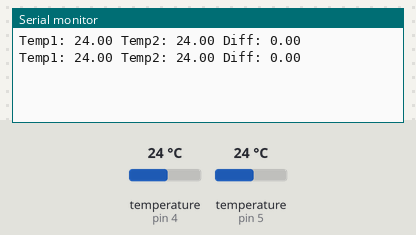
Simulated run of this sketch. Board: Arduino Uno, built with avr-gcc and run on an emulated ATmega328P. Parts: the last lines printed to the serial monitor. The inputs (shaded band) are chosen by the test bench; at power-on: temperature (sensors on pin 4, pin 5) 24 °C.

Above: at 4.1 s.
4.2 s: temperature (sensor on pin 4) set to 12 °C
At 6.3 s:
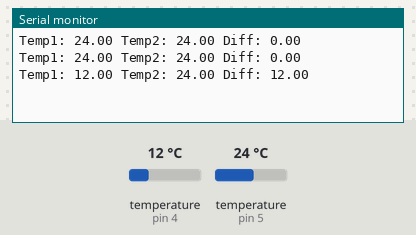
6.8 s: temperature (sensor on pin 5) set to 12 °C
At 8.1 s:
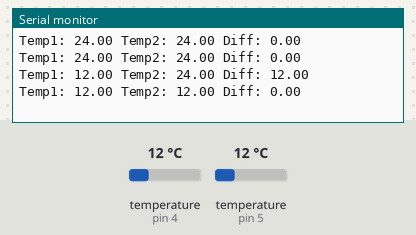
9.4 s: temperature (sensor on pin 4) set to 19 °C
At 11.7 s:
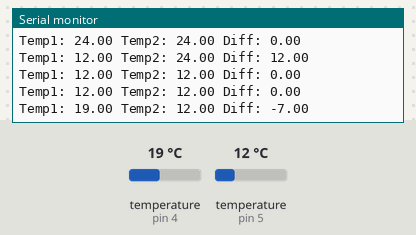
12.0 s: temperature (sensor on pin 5) set to 19 °C
At 13.6 s:
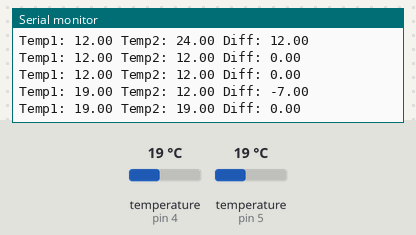
Timing chart, 0 to 15.1 s (numbered marks = the images above; inputs shaded):
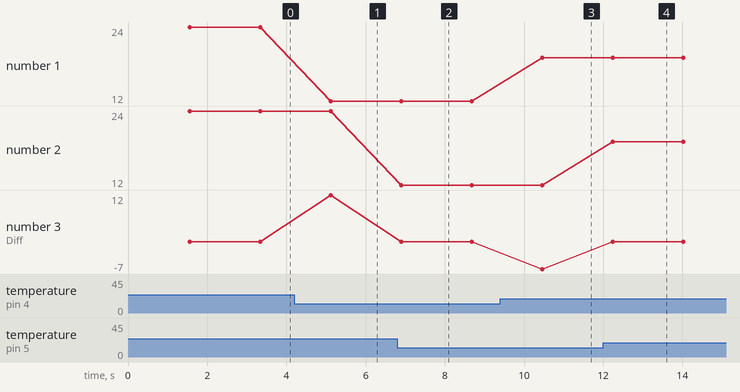

The sketch:

TemperatureSensor_v3.ino
```cpp
#include <OneWire.h>
#include <DallasTemperature.h>

#define ONE_WIRE_S1 4
#define ONE_WIRE_S2 5

OneWire oneWireS1(ONE_WIRE_S1);
OneWire oneWireS2(ONE_WIRE_S2);

DallasTemperature sensor1(&oneWireS1);
DallasTemperature sensor2(&oneWireS2);

void setup(void)
{
  Serial.begin(9600);

  sensor1.begin();
  sensor2.begin();
}

void loop(void){
  sensor1.requestTemperatures();
  sensor2.requestTemperatures();

  double temp1 = sensor1.getTempCByIndex(0);
  double temp2 = sensor2.getTempCByIndex(0);

  Serial.print("Temp1: ");
  Serial.print(temp1);
  Serial.print(" Temp2: ");
  Serial.print(temp2);
  Serial.print(" Diff: ");
  Serial.println(temp2-temp1);
  delay(250);
}
```

Measured:
- after the input at 4.2 s, the serial monitor: prints a new line after 0.92 s (image 1)
- after the input at 6.8 s, the serial monitor: prints a new line after 0.10 s (image 2)
- after the input at 9.4 s, the serial monitor: prints a new line after 1.1 s (image 3)
- after the input at 12.0 s, the serial monitor: prints a new line after 0.24 s (image 4)
- plotted number 1: 24 → 12 after the input at 4.2 s, 12 → 19 after the input at 9.4 s
- plotted number 3: 0 → 12 after the input at 4.2 s, 12 → 0 after the input at 6.8 s, 0 → -7 after the input at 9.4 s, -7 → 0 after the input at 12.0 s
